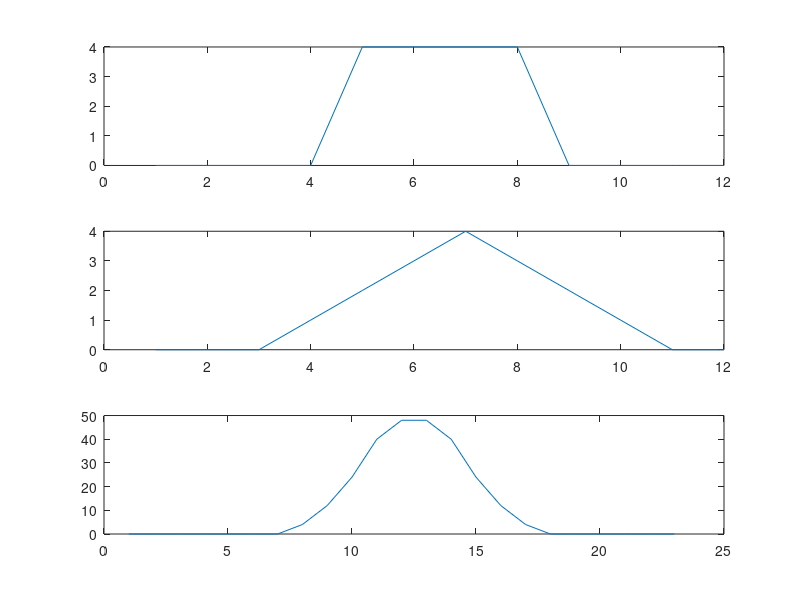

Recreate this plot in MATLAB.
square = [0 0 0 0 4 4 4 4 0 0 0 0];
triang = [0 0 0 1 2 3 4 3 2 1 0 0];
result = conv(square, triang);

subplot(3,1,1);plot(square);
subplot(3,1,2);plot(triang);
subplot(3,1,3);plot(result);
